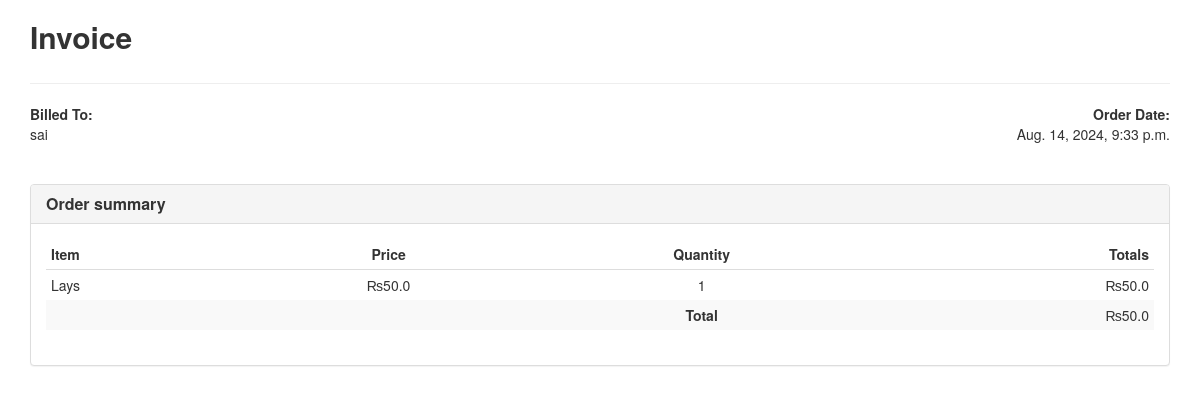
Page /print-bill/4 (signed in) on the committed database.
### store/models.py (models this page shows, shortened)
class Bill(models.Model):
    customer_name = models.CharField(max_length=255)
    date_created = models.DateTimeField(auto_now=True, blank=True)

class BillItems(models.Model):
    bill = models.ForeignKey(Bill, on_delete=models.SET_NULL, null=True)
    product = models.ForeignKey(Product, on_delete=models.SET_NULL, null=True)
    quantity = models.IntegerField(default=0, null=True, blank=True)
    def productInfo(self):
        info = {'name':self.product.product_name, 'price': self.product.product_sp}
        return info
    def total(self):
        return self.quantity*self.product.product_sp

class Product(models.Model):
    product_name = models.CharField(max_length=200)
    product_description = models.TextField()
    product_quantity = models.IntegerField()
    product_company = models.CharField(max_length=264)
    product_cp = models.FloatField()
    product_sp = models.FloatField()

### store/views.py (the view)
# urls.py: path('print-bill/<int:id>', views.print_bill, name="print-bill")
@login_required(login_url="/account/login")
def print_bill(request, id):
    billItems = BillItems.objects.filter(bill=Bill.objects.get(id=id))
    grandTotal = 0
    for i in billItems:
        grandTotal += int(i.quantity)*float(i.product.product_sp)
    bill = Bill.objects.get(id=id)
    context = {'bill': bill, 'items':billItems, 'g_total':grandTotal}
    return render(request, 'invoice.html', context)

### templates/invoice.html (shortened to what this page needs)
<!DOCTYPE html>
{% load static %}
<html lang="en">
<head>
    <link href="//netdna.bootstrapcdn.com/bootstrap/3.1.0/css/bootstrap.min.css" rel="stylesheet" id="bootstrap-css">
    <link rel="stylesheet" href="{% static "css/invoice.css" %}">
</head>
<body>
<div class="container">
    <div class="row">
        <div class="col-xs-12">
    		<div class="invoice-title">
    			<h2>Invoice</h2>
    		</div>
    		<hr>
    		<div class="row">
    			<div class="col-xs-6">
    				<address>
    				<strong>Billed To:</strong><br>
                            {{bill.customer_name}}<br><br>
    				</address>
    			</div>
    			<div class="col-xs-6 text-right">
    				<address>
    					<strong>Order Date:</strong><br>
    					{{bill.date_created}}<br><br>
    				</address>
    			</div>
    		</div>
    	</div>
    </div>
    <div class="row">
    	<div class="col-md-12">
    		<div class="panel panel-default">
    			<div class="panel-heading">
    				<h3 class="panel-title"><strong>Order summary</strong></h3>
    			</div>
    			<div class="panel-body">
    				<div class="table-responsive">
    					<table class="table table-condensed">
    						<thead>
                                <tr>
        							<td><strong>Item</strong></td>
        							<td class="text-center"><strong>Price</strong></td>
        							<td class="text-center"><strong>Quantity</strong></td>
        							<td class="text-right"><strong>Totals</strong></td>
                                </tr>
    						</thead>
    						<tbody>
                                {% for item in items %}
    							<tr>
    								<td>{{item.productInfo.name}}</td>
    								<td class="text-center">&#x20A8;{{item.productInfo.price}}</td>
    								<td class="text-center">{{item.quantity}}</td>
    								<td class="text-right">&#x20A8;{{item.total}}</td>
    							</tr>
                                {% endfor %}
    							<tr>
    								<td class="no-line"></td>
    								<td class="no-line"></td>
    								<td class="no-line text-center"><strong>Total</strong></td>
    								<td class="no-line text-right">&#x20A8;{{g_total}}</td>
    							</tr>
    						</tbody>
    					</table>
    				</div>
    			</div>
    		</div>
    	</div>
    </div>
</div>
</body>
</html>

### static/css/invoice.css (style rules this page uses)
.invoice-title h2, .invoice-title h3 { display: inline-block; color: #333333; font-weight: 700; margin-right: 10px; }
.table > tbody > tr > .no-line { border-top: none; background-color: #f9f9f9; }

### rows in the picture
Bill: customer_name "sai", date_created "Aug. 14, 2024, 9:33 p.m."
BillItems: productInfo.name "Lays", productInfo.price "50.0", quantity "1", total "50.0"

### other values in the picture
{{ g_total }} "50.0"
